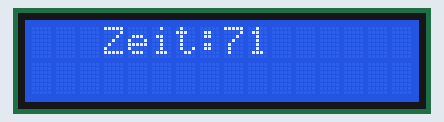
Simulated run of this sketch. Board: Arduino Uno, built with avr-gcc and run on an emulated ATmega328P. Parts: 16×2 character LCD.

Above: at 0.13 s.
At 5.02 s:
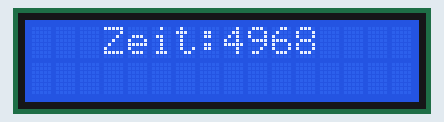
At 10.04 s:
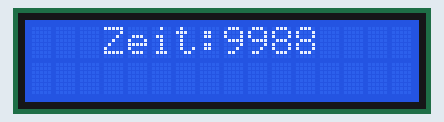
At 19.94 s:
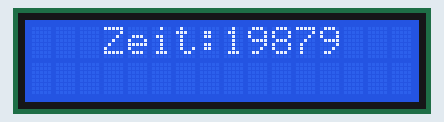
At 29.83 s:
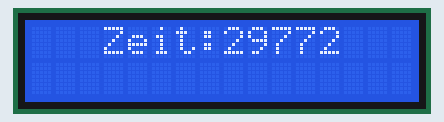
At 39.84 s:
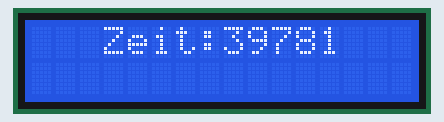

The sketch:

LCD.ino
```cpp
#include <Wire.h>
#include <LiquidCrystal_I2C.h>
LiquidCrystal_I2C Lcd(0x27, 16, 2);
void setup() {
  Lcd.init();
}

void loop() {
  Lcd.clear();
  Lcd.noBacklight();
  Lcd.setCursor(3, 0);
  Lcd.print("Zeit:");
  Lcd.print(millis());
  Lcd.backlight();
  delay(100);
}
```
